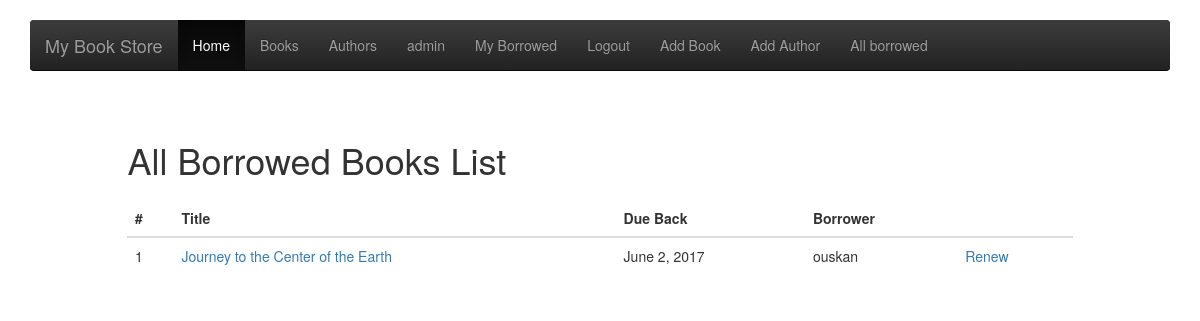
Page /catalog/borrowed/ (signed in) on the committed database.
### catalog/models.py (models this page shows, shortened)
class BookInstance(models.Model):
    id = models.UUIDField(primary_key=True, default=uuid.uuid4, help_text="Unique ID for this particular book across whole library")
    book = models.ForeignKey('Book', on_delete=models.SET_NULL, null=True)
    imprint = models.CharField(max_length=200)
    due_back = models.DateField(null=True, blank=True)
    borrower = models.ForeignKey(User, on_delete=models.SET_NULL, null=True, blank=True)
    LOAN_STATUS = (
        ('d', 'Maintenance'),
        ('o', 'On loan'),
        ('a', 'Available'),
        ('r', 'Reserved'),
    )
    status = models.CharField(max_length=1, choices=LOAN_STATUS, blank=True, default='d', help_text='Book availability')
    class Meta:
        ordering = ["due_back"]
        permissions = (("can_mark_returned", "Set book as returned"),)

class Book(models.Model):
    title = models.CharField(max_length=200)
    author = models.ForeignKey('Author', on_delete=models.SET_NULL, null=True)
    bookimage = models.FileField(null= True, blank=True, default='no-img.jpg')
    summary = models.TextField(max_length=1000, help_text="Enter a brief description of the book")
    isbn = models.CharField('ISBN',max_length=13, help_text='13 Character <a href="https://www.isbn-international.org/content/what-isbn">ISBN number</a>')
    genre = models.ManyToManyField(Genre, help_text="Select a genre for this book")
    def display_genre(self):
        """
        Creates a string for the Genre. This is required to display genre in Admin.
        """
        return ', '.join([ genre.name for genre in self.genre.all()[:3] ])
    display_genre.short_description = 'Genre'

### catalog/views.py (the view)
class LoanedBooksAllListView(PermissionRequiredMixin,generic.ListView):
    model = BookInstance
    permission_required = 'catalog.can_mark_returned'
    template_name ='catalog/bookinstance_list_borrowed_all.html'
    paginate_by = 10
    def get_queryset(self):
        return BookInstance.objects.filter(status__exact='o').order_by('due_back')

### catalog/templates/catalog/bookinstance_list_borrowed_all.html (shortened to what this page needs)
{% extends "base_generic.html" %}
{% block content %}
<div class="container">
    <div class="row">
      <div class="col-md-10 col-md-offset-1">
        <h1>All Borrowed Books List</h1>
      </div>
    </div>
</div>
{% if bookinstance_list %}
 <div class="row" style="padding-left: 142px;padding-right: 142px;>
        <div class="col-md-6">
          <table class="table">
            <thead>
              <tr>
                <th>#</th>
                <th>Title</th>
                <th>Due Back</th>
                <th>Borrower</th>
                <th></th>
              </tr>
            </thead>
            <tbody>
             {% for bookinst in bookinstance_list %}
              <tr>
                <td>{{ 0|add:"1" }}</td>
                <td><a href="{% url 'book-detail' bookinst.book.pk %}">{{bookinst.book.title}}</a> </td>
                <td>{{ bookinst.due_back }}</td>
                <td>{% if user.is_staff %} {{ bookinst.borrower }}{% endif %}</td>
                <td>{% if perms.catalog.can_mark_returned %} <a href="{% url 'renew-book-librarian' bookinst.id %}">Renew</a>  {% endif %}</td>
              </tr>
              {% endfor %}
            </tbody>
          </table>
        </div>
     {% else %}
      <p>There are no books borrowed.</p>
    {% endif %}
{% endblock %}

### catalog/templates/base_generic.html (shortened to what this page needs)
<!DOCTYPE html>
<html lang="en">
<head>
  {% load static %}
  <link rel="stylesheet" href="{% static 'css/styles.css' %}">
  <link rel="stylesheet" href="{% static 'css/signin.css' %}">
  <link rel="stylesheet" href="{% static 'css/carousel.css' %}">
  <link rel="stylesheet" href="{% static 'css/bootstrap.min.css' %}">
  <link rel="stylesheet" href="{% static 'css/bootstrap-theme.min.css' %}">
  {% load bootstrap3 %}
  {% bootstrap_css %}
</head>
<body>
<div class="navbar-wrapper">
      <div class="container">
        <nav class="navbar navbar-inverse navbar-static-top">
          <div class="container">
            <div class="navbar-header">
              <a class="navbar-brand" href="{% url 'index' %}">My Book Store</a>
            </div>
            <div id="navbar" class="navbar-collapse collapse">
              <ul class="nav navbar-nav">
                <li class="active"><a href="{% url 'index' %}">Home</a></li>
                <li><a href="{% url 'books' %}">Books</a></li>
                <li><a href="{% url 'authors' %}">Authors</a></li>
                {% if user.is_authenticated %}
			     <li><a href="#"> {{ user.get_username }}</a></li>
			     <li><a href="{% url 'my-borrowed' %}">My Borrowed</a></li>
			     <li><a href="{% url 'logout'%}?next={{request.path}}">Logout</a></li>
			     {% if user.is_staff %}
			     <li><a href="{% url 'book_create' %}">Add Book</a></li>
			     <li><a href="{% url 'author_create' %}">Add Author</a></li>
			     {% endif %}
			   {% else %}
			     <li><a href="{% url 'login'%}?next={{request.path}}">Login</a></li>
			   {% endif %}
			   {% if user.is_staff %}
				   {% if perms.catalog.can_mark_returned %}
				   		<li><a href="{% url 'all-borrowed' %}">All borrowed</a></li>
				   {% endif %}
			   {% endif %}
            </div>
          </div>
        </nav>
      </div>
    </div>
    {% block content %}{% endblock %}
    <div class="col-sm-10 ">
      </div>
</body>
</html>

### catalog/static/css/styles.css (style rules this page uses)
h1 { color: black; font-family: 'Aldrich'; }

### catalog/static/css/signin.css (style rules this page uses)
body { padding-top: 40px; padding-bottom: 40px; background-color: #eee; }

### catalog/static/css/carousel.css (style rules this page uses)
body { padding-bottom: 40px; color: #5a5a5a; }
.navbar-wrapper { position: absolute; top: 0; right: 0; left: 0; z-index: 20; }
.navbar-wrapper > .container { padding-right: 0; padding-left: 0; }
.navbar-wrapper .navbar { padding-right: 15px; padding-left: 15px; }
.navbar-wrapper .navbar .container { width: auto; }
@media (min-width: 768px) { .navbar-wrapper { margin-top: 20px; } }
@media (min-width: 768px) { .navbar-wrapper .container { padding-right: 15px; padding-left: 15px; } }
@media (min-width: 768px) { .navbar-wrapper .navbar { padding-right: 0; padding-left: 0; } }
@media (min-width: 768px) { .navbar-wrapper .navbar { border-radius: 4px; } }

### rows in the picture
BookInstance: value "1", book "Journey to the Center of the Earth", due_back "June 2, 2017", borrower "ouskan"

### other values in the picture
{{ user.get_username }} "admin"
